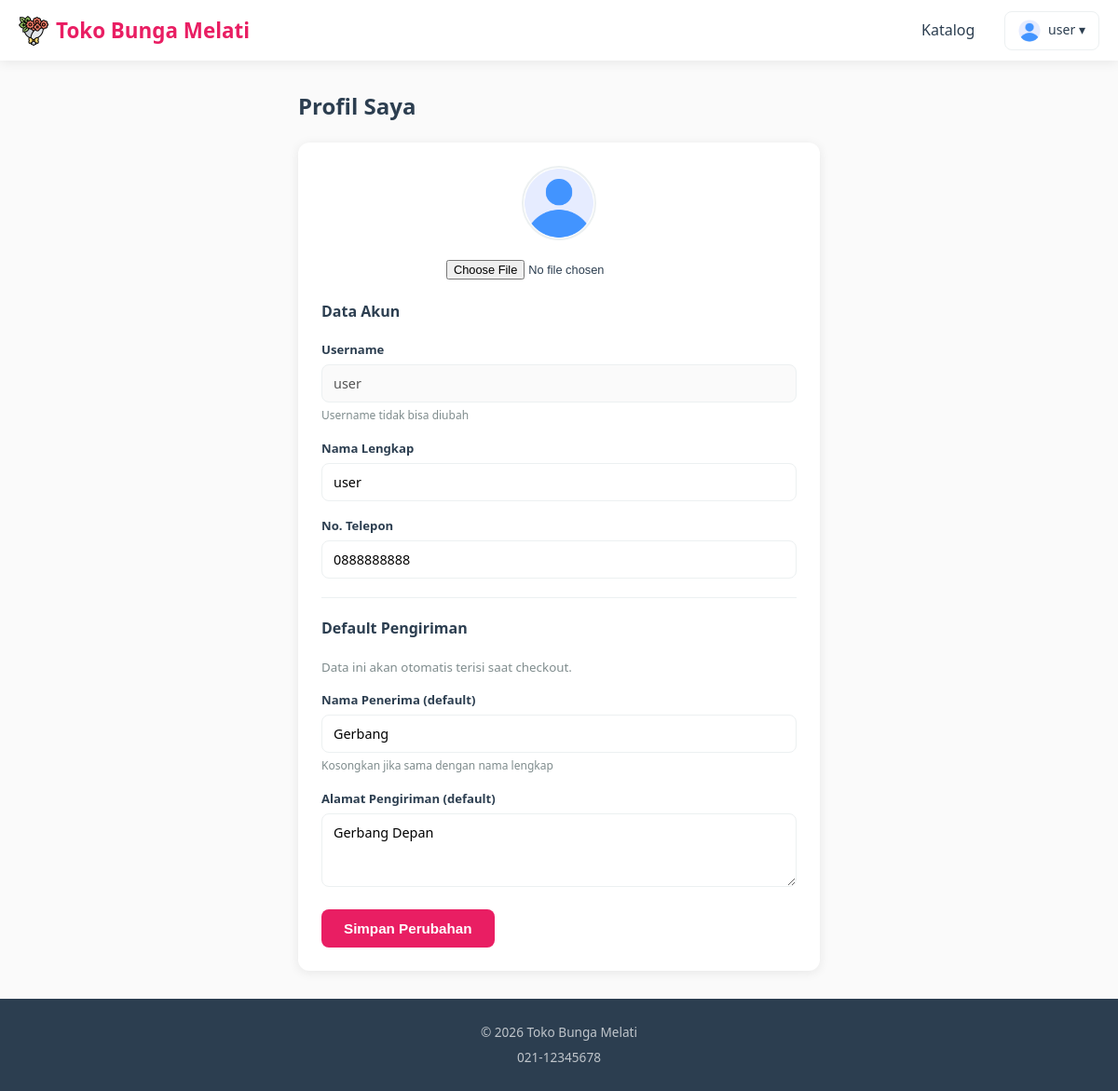
Screenshot of /fe/?page=profil (signed in) with the database file from the repository.
### tables this page shows
CREATE TABLE `users` (
  `id` int(11) NOT NULL AUTO_INCREMENT,
  `username` varchar(50) NOT NULL,
  `password` varchar(255) NOT NULL,
  `nama_lengkap` varchar(100) NOT NULL,
  `foto_profil` varchar(255) DEFAULT NULL,
  `role` enum('admin','kasir') NOT NULL DEFAULT 'kasir',
  `no_telp` varchar(20) DEFAULT NULL,
  `alamat` text DEFAULT NULL,
  `nama_penerima_default` varchar(100) DEFAULT NULL,
  `is_active` tinyint(1) NOT NULL DEFAULT 1,
  `created_at` timestamp NULL DEFAULT current_timestamp(),
  `updated_at` timestamp NULL DEFAULT current_timestamp() ON UPDATE current_timestamp(),
  PRIMARY KEY (`id`),
  UNIQUE KEY `username` (`username`)
);

### html/fe/pages/profil.php (the view, shortened to what this page needs)
<?php
$user = $_SESSION['user'];
$stmt = $db->prepare("SELECT * FROM users WHERE id = :id");
$stmt->execute([':id' => $user['id']]);
$userData = $stmt->fetch();
?>
<div class="profil-page">
    <h1>Profil Saya</h1>
    <div class="profil-card">
        <div style="text-align:center;margin-bottom:20px;">
            <img src="<?php echo $userData['foto_profil'] ? '/be/assets/users/' . $userData['foto_profil'] : '/be/assets/default-avatar.png'; ?>" alt="Avatar" style="width:80px;height:80px;border-radius:50%;object-fit:cover;border:2px solid var(--gray-light);">
            <form method="POST" enctype="multipart/form-data" style="margin-top:10px;">
                <input type="file" name="foto_profil" accept="image/jpeg,image/png,image/webp" onchange="this.form.submit()" style="font-size:0.8rem;">
            </form>
        </div>
        <h3>Data Akun</h3>
        <form method="POST">
            <div class="form-group">
                <label>Username</label>
                <input type="text" value="<?php echo htmlspecialchars($userData['username']); ?>" disabled>
                <small>Username tidak bisa diubah</small>
            </div>
            <div class="form-group">
                <label>Nama Lengkap</label>
                <input type="text" name="nama_lengkap" value="<?php echo htmlspecialchars($userData['nama_lengkap']); ?>" required>
            </div>
            <div class="form-group">
                <label>No. Telepon</label>
                <input type="tel" name="no_telp" value="<?php echo htmlspecialchars($userData['no_telp'] ?? ''); ?>" placeholder="08xxxxxxxxxx">
            </div>
            <hr class="section-divider">
            <h3>Default Pengiriman</h3>
            <small style="display:block;margin-bottom:14px;color:var(--gray);">Data ini akan otomatis terisi saat checkout.</small>
            <div class="form-group">
                <label>Nama Penerima (default)</label>
                <input type="text" name="nama_penerima_default" value="<?php echo htmlspecialchars($userData['nama_penerima_default'] ?? ''); ?>" placeholder="Nama penerima paket">
                <small>Kosongkan jika sama dengan nama lengkap</small>
            </div>
            <div class="form-group">
                <label>Alamat Pengiriman (default)</label>
                <textarea name="alamat" rows="3" placeholder="Alamat lengkap untuk pengiriman"><?php echo htmlspecialchars($userData['alamat'] ?? ''); ?></textarea>
            </div>
            <button type="submit" class="btn-save">Simpan Perubahan</button>
        </form>
    </div>
</div>

### html/fe/css/style.css (style rules this page uses)
* { margin: 0; padding: 0; box-sizing: border-box; }
:root { --primary: #e91e63; --primary-dark: #c2185b; --primary-light: #fce4ec; --secondary: #4caf50; --dark: #2c3e50; --gray: #7f8c8d; --gray-light: #ecf0f1; --white: #ffffff; --radius: 12px; --shadow: 0 2px 12px rgba(0, 0, 0, 0.08); }
body { font-family: 'Segoe UI', Tahoma, Geneva, Verdana, sans-serif; background: #fafafa; color: var(--dark); line-height: 1.6; }
.checkout-page h1, .tracking-page h1, .profil-page h1 { font-size: 1.5rem; font-weight: 700; margin-bottom: 20px; }

### html/fe/pages/profil.php (style rules this page uses)
.profil-page { padding: 30px 20px; max-width: 600px; margin: 0 auto; }
.profil-page h1 { font-size: 1.5rem; font-weight: 700; margin-bottom: 20px; }
.profil-card { background: var(--white); border-radius: var(--radius); padding: 25px; box-shadow: var(--shadow); }
.profil-card h3 { font-size: 1rem; margin-bottom: 18px; color: var(--dark); }
.form-group { margin-bottom: 16px; }
.form-group label { display: block; font-size: 0.82rem; font-weight: 600; margin-bottom: 5px; }
.form-group input, .form-group textarea { width: 100%; padding: 10px 12px; border: 1.5px solid var(--gray-light); border-radius: 8px; font-size: 0.9rem; outline: none; transition: border-color 0.2s; font-family: inherit; }
.form-group small { display: block; margin-top: 4px; font-size: 0.75rem; color: var(--gray); }
.btn-save { padding: 12px 24px; background: var(--primary); color: white; border: none; border-radius: 8px; font-size: 0.95rem; font-weight: 700; cursor: pointer; }
.section-divider { border: none; border-top: 1px solid var(--gray-light); margin: 20px 0; }

### rows the page displays
users: username "user", nama_lengkap "user", no_telp "0888888888", nama_penerima_default "Gerbang", alamat "Gerbang Depan"

### other values shown
$_namaToko "Toko Bunga Melati"
$_SESSION['user']['username'] "user"
$_settings['no_telp_toko'] "021-12345678"
